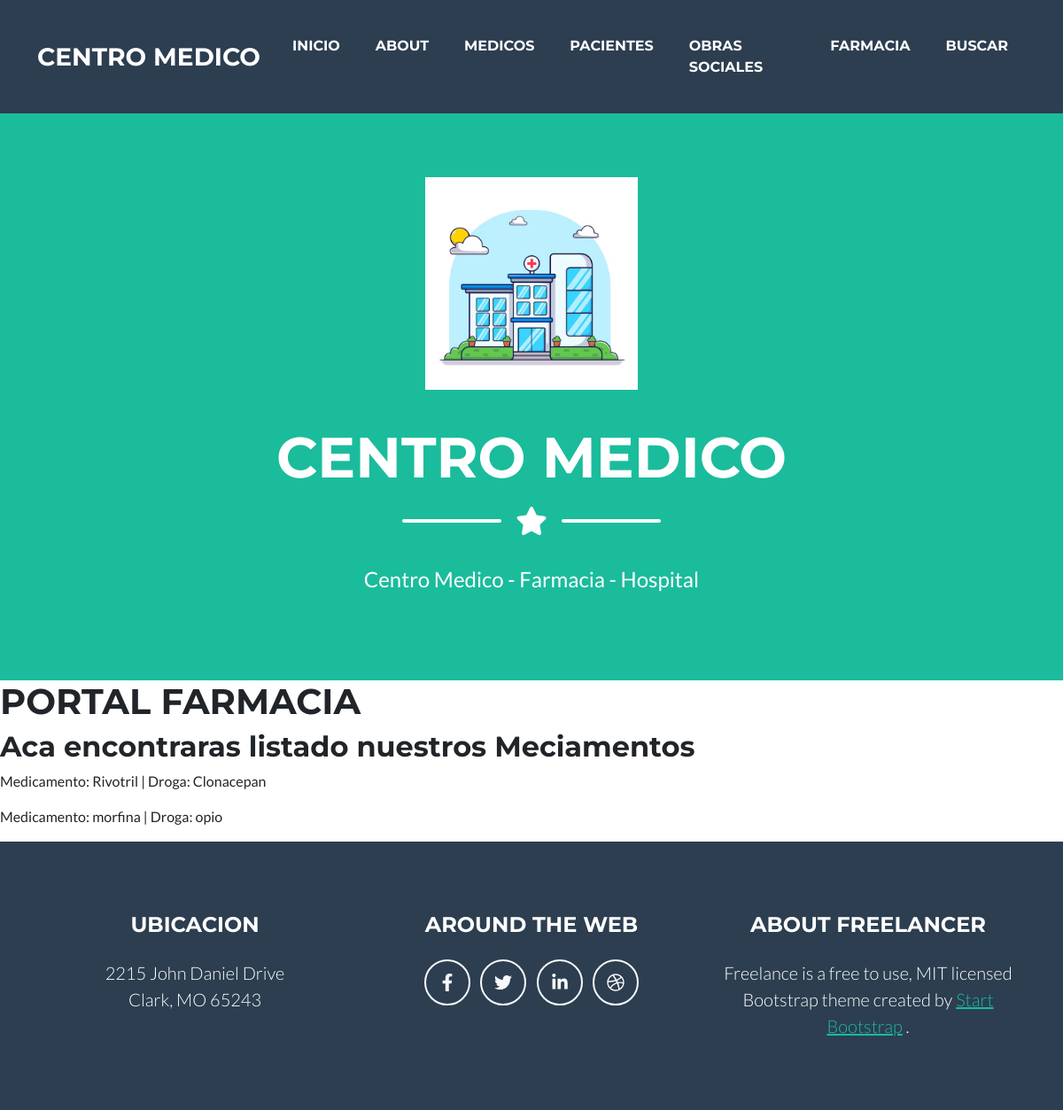
The app's page /farmacia_lista, older data.
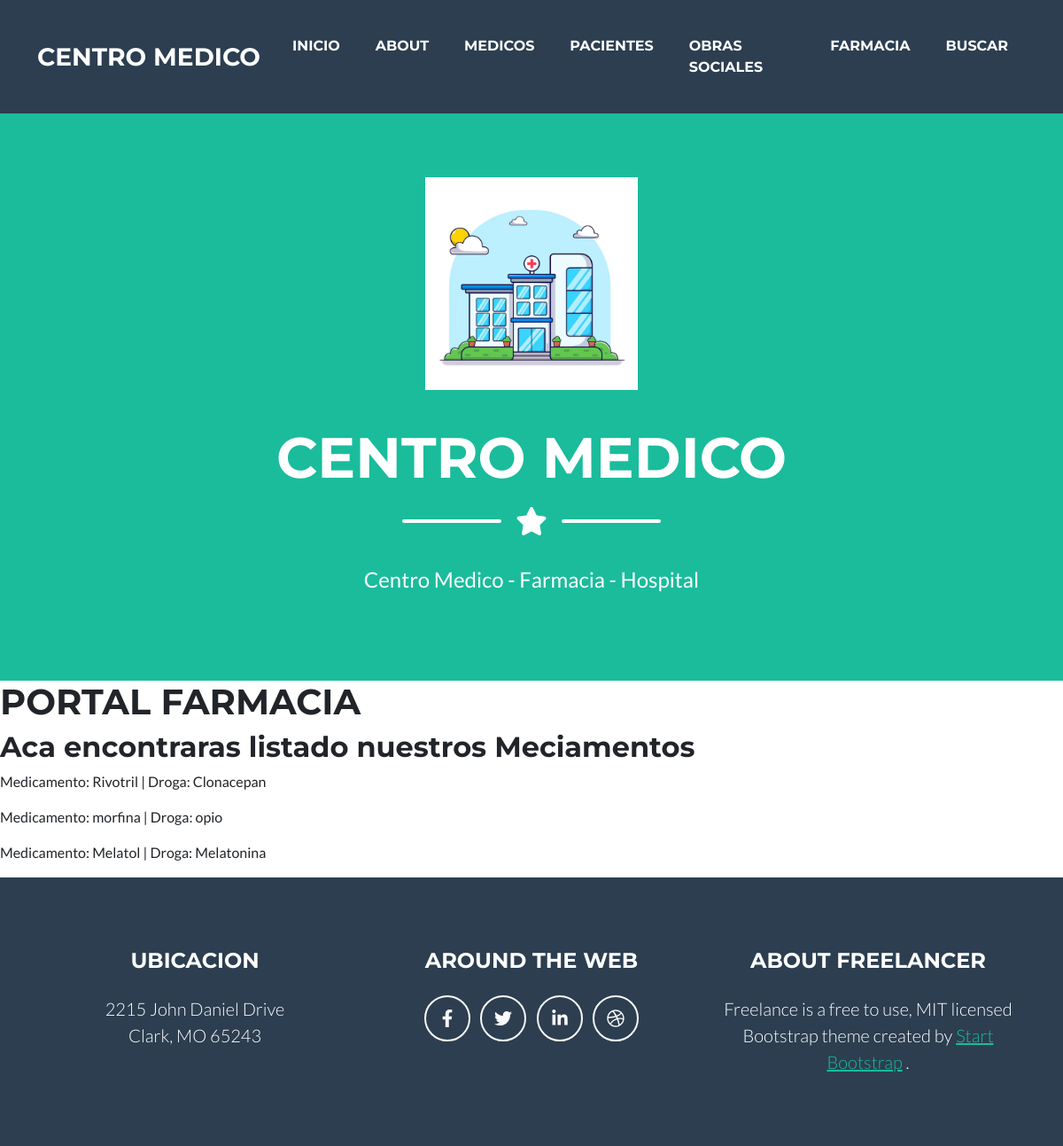
The same page, newer data.
### centromed/models.py (models this page shows, shortened)
class Farmacia (models.Model):
    medicamento= models.CharField(max_length= 20)
    droga= models.CharField (max_length= 20)
    receta= models.BooleanField()

### centromed/views.py (the view)
# urls.py: path("farmacia_lista", FarmaciaListView.as_view(), name= "farmacia_lista"),
class FarmaciaListView(ListView):
    model= Farmacia
    context_object_name = "farmacias"
    template_name = "centromed/farmacia_lista.html"

### centromed/templates/centromed/farmacia_lista.html (shortened to what this page needs)
{% extends 'centromed/base.html' %}
{% block mutable %}
    <h1>PORTAL FARMACIA</h1>
    <h2>Aca encontraras listado nuestros Meciamentos</h2>
    {% for farmacia in farmacias %}
        <p>Medicamento: {{farmacia.medicamento}} | Droga: {{farmacia.droga}}</p>
    {% endfor %}
{% endblock %}

Row changes from the older to the newer data that the page shows:
added Farmacia: medicamento "Melatol", droga "Melatonina"
